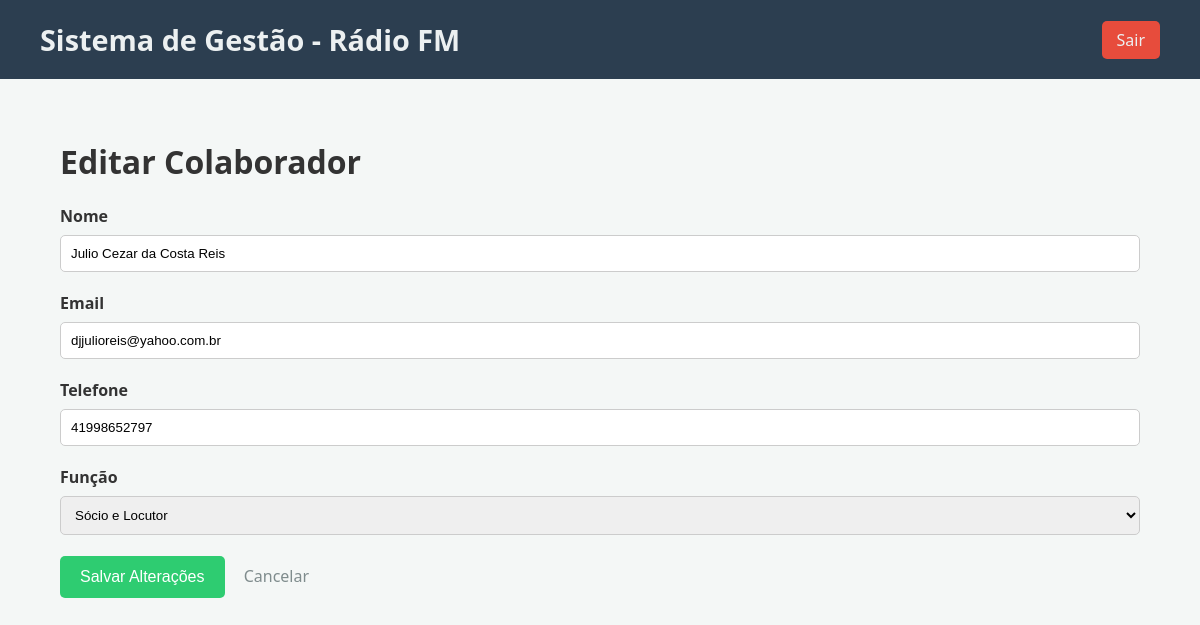
/controle/colaborador_edit.php?id=1 (signed in), run on the app's committed database.
### tables this page shows
CREATE TABLE `colaboradores` (
  `id` int(11) NOT NULL,
  `nome` varchar(100) NOT NULL,
  `email` varchar(100) NOT NULL,
  `telefone` varchar(15) NOT NULL,
  `funcao` enum('locutor','socio','socio_locutor','parceiro') NOT NULL
);

### controle/colaborador_edit.php (the view, shortened to what this page needs)
<?php
$page_title = "Editar Colaborador";
require_once 'templates/header.php';
$id = $_GET['id'];
$stmt = $conn->prepare("SELECT * FROM colaboradores WHERE id = ?");
$stmt->bind_param("i", $id);
$stmt->execute();
$result = $stmt->get_result();
$colaborador = $result->fetch_assoc();
?>
<h1><?php echo $page_title; ?></h1>
<form action="src/colaborador_edit_handler.php" method="post">
    <div class="form-group">
        <label for="nome">Nome</label>
        <input type="text" name="nome" id="nome" value="<?php echo htmlspecialchars($colaborador['nome']); ?>" required>
    </div>
    <div class="form-group">
        <label for="email">Email</label>
        <input type="email" name="email" id="email" value="<?php echo htmlspecialchars($colaborador['email']); ?>" required>
    </div>
    <div class="form-group">
        <label for="telefone">Telefone</label>
        <input type="text" name="telefone" id="telefone" value="<?php echo htmlspecialchars($colaborador['telefone']); ?>" required>
    </div>
    <div class="form-group">
        <label for="funcao">Função</label>
        <select name="funcao" id="funcao" required>
            <option value="socio_locutor" <?php echo ($colaborador['funcao'] == 'socio_locutor') ? 'selected' : ''; ?>>Sócio e Locutor</option>
        </select>
    </div>
    <button type="submit">Salvar Alterações</button>
    <a href="colaboradores.php" class="cancel-link">Cancelar</a>
</form>
<?php
require_once __DIR__ . '/templates/footer.php';
?>

### controle/assets/style.css (style rules this page uses)
body { font-family: 'Segoe UI', Tahoma, Geneva, Verdana, sans-serif; background-color: #f4f7f6; margin: 0; padding: 0; color: #333; }
.form-group { margin-bottom: 20px; }
label { display: block; margin-bottom: 8px; font-weight: bold; }
input[type="text"], input[type="email"], input[type="password"], input[type="number"], input[type="date"], select, textarea { width: 100%; padding: 10px; border: 1px solid #ccc; border-radius: 5px; box-sizing: border-box; }
button[type="submit"] { padding: 12px 20px; background-color: #2ecc71; color: white; border: none; border-radius: 5px; cursor: pointer; font-size: 1em; transition: background-color 0.3s; }
a.add-link, a.cancel-link { display: inline-block; margin-bottom: 20px; text-decoration: none; padding: 10px 15px; border-radius: 5px; }
a.cancel-link { color: #7f8c8d; }

### data on the page
colaboradores: nome "Julio Cezar da Costa Reis", email "djjulioreis@yahoo.com.br", telefone "41998652797", funcao "Sócio e Locutor"

### other printed values
$page_title "Editar Colaborador"
